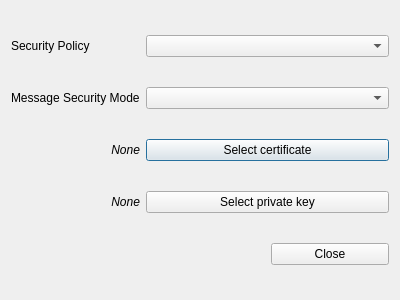
<?xml version="1.0" encoding="UTF-8"?>
<ui version="4.0">
 <class>ConnectionDialog</class>
 <widget class="QDialog" name="ConnectionDialog">
  <property name="geometry">
   <rect>
    <x>0</x>
    <y>0</y>
    <width>400</width>
    <height>300</height>
   </rect>
  </property>
  <property name="windowTitle">
   <string>Connection Options</string>
  </property>
  <property name="windowIcon">
   <iconset>
    <normaloff>uawidgets/resources/property.svg</normaloff>uawidgets/resources/property.svg</iconset>
  </property>
  <layout class="QGridLayout" name="gridLayout">
   <item row="2" column="0">
    <widget class="QLabel" name="certificateLabel">
     <property name="font">
      <font>
       <italic>true</italic>
      </font>
     </property>
     <property name="text">
      <string>None</string>
     </property>
     <property name="alignment">
      <set>Qt::AlignRight|Qt::AlignTrailing|Qt::AlignVCenter</set>
     </property>
    </widget>
   </item>
   <item row="0" column="0">
    <widget class="QLabel" name="label">
     <property name="text">
      <string>Security Policy</string>
     </property>
    </widget>
   </item>
   <item row="1" column="0">
    <widget class="QLabel" name="label_2">
     <property name="text">
      <string>Message Security Mode</string>
     </property>
    </widget>
   </item>
   <item row="1" column="1" colspan="2">
    <widget class="QComboBox" name="modeComboBox"/>
   </item>
   <item row="0" column="1" colspan="2">
    <widget class="QComboBox" name="policyComboBox"/>
   </item>
   <item row="3" column="0">
    <widget class="QLabel" name="privateKeyLabel">
     <property name="font">
      <font>
       <italic>true</italic>
      </font>
     </property>
     <property name="text">
      <string>None</string>
     </property>
     <property name="alignment">
      <set>Qt::AlignRight|Qt::AlignTrailing|Qt::AlignVCenter</set>
     </property>
    </widget>
   </item>
   <item row="2" column="1" colspan="2">
    <widget class="QPushButton" name="certificateButton">
     <property name="toolTip">
      <string>Select DER File</string>
     </property>
     <property name="text">
      <string>Select certificate</string>
     </property>
    </widget>
   </item>
   <item row="3" column="1" colspan="2">
    <widget class="QPushButton" name="privateKeyButton">
     <property name="toolTip">
      <string>Select PEM File</string>
     </property>
     <property name="text">
      <string>Select private key</string>
     </property>
    </widget>
   </item>
   <item row="4" column="2">
    <widget class="QPushButton" name="closeButton">
     <property name="text">
      <string>Close</string>
     </property>
    </widget>
   </item>
  </layout>
 </widget>
 <layoutdefault spacing="6" margin="11"/>
 <resources/>
 <connections/>
</ui>
